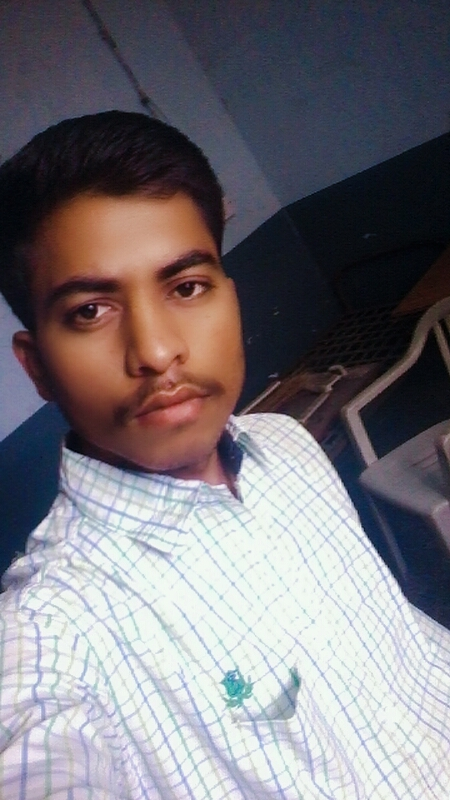
#> input picture face_detection/t2.jpg, 450 x 800 px
$ python mn.py
#> lines starting #> are read from the running program, lines starting #| are printed output that depends on the picture
import cv2
face_cascade = cv2.CascadeClassifier('haarcascade_frontalface_default.xml')
# Read the input image
img = cv2.imread('t2.jpg')
#> img is the input picture: shape (800, 450, 3); mean B, G, R 122.6, 116.9, 121.3
# Convert into grayscale
gray = cv2.cvtColor(img, cv2.COLOR_BGR2GRAY)
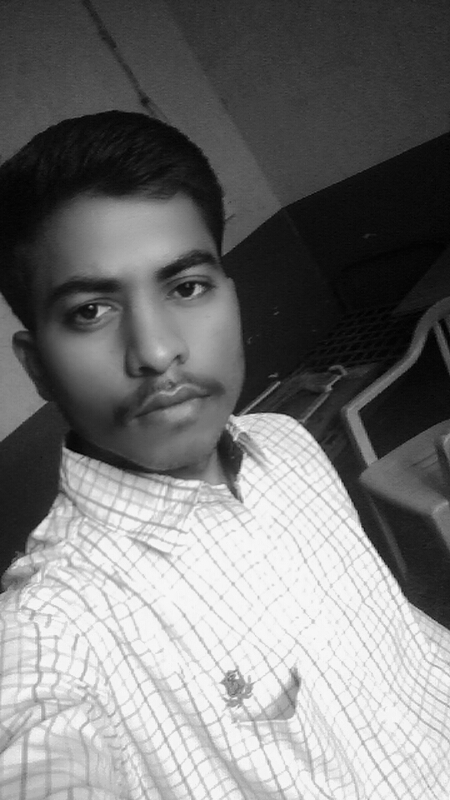
#> gray: shape (800, 450); min 0, max 248, mean 118.9
# Detect faces
faces = face_cascade.detectMultiScale(gray, 1.1, 4)
#> faces = [[24, 201, 238, 238]]
print(len(faces)," faces found")
#| 1  faces found
#> (the run stopped early here; a loop or call above may not have finished)

$ run again, with face_detection/t1.jpg copied over face_detection/t2.jpg
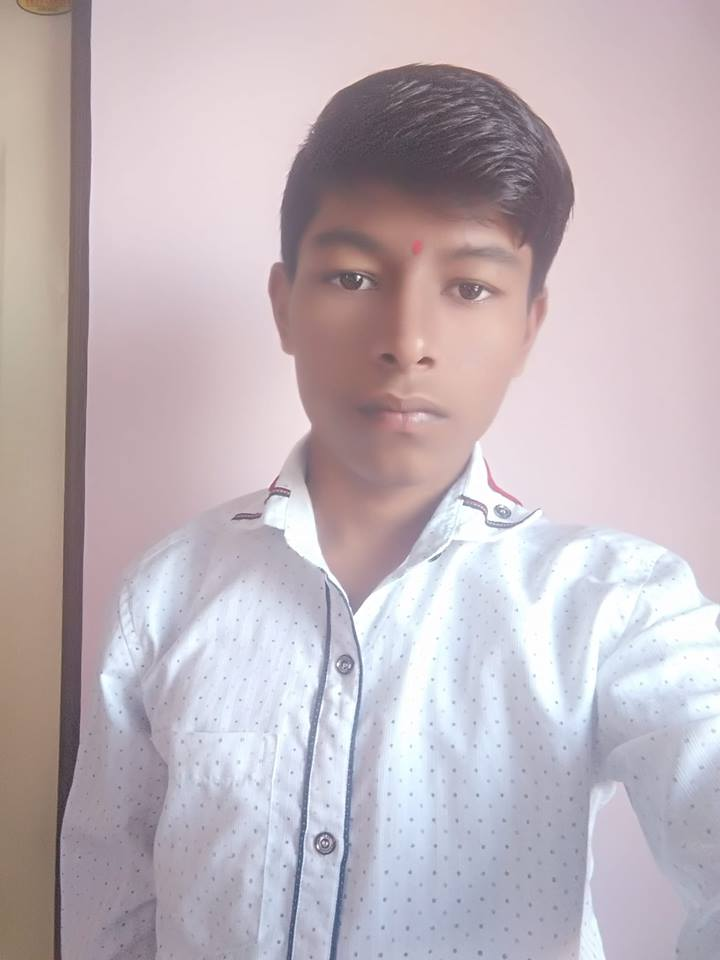
#> input picture face_detection/t1.jpg, 720 x 960 px
#> img is the input picture: shape (960, 720, 3); mean B, G, R 186.5, 180.2, 192.1
#> `gray = cv2.cvtColor(img, cv2.COLOR_BGR2GRAY)`:
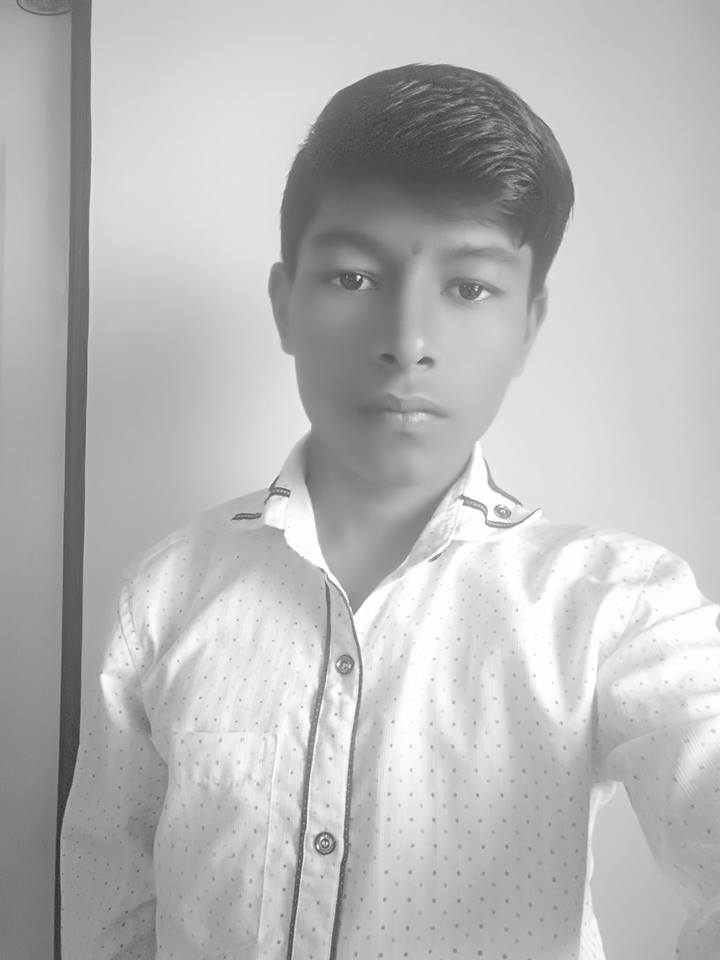
#> gray: shape (960, 720); min 44, max 255, mean 184.5
#> faces = [[596, 540, 108, 108], [261, 171, 298, 298]]
#| 2  faces found

$ run again, with face_detection/t3.jpg copied over face_detection/t2.jpg
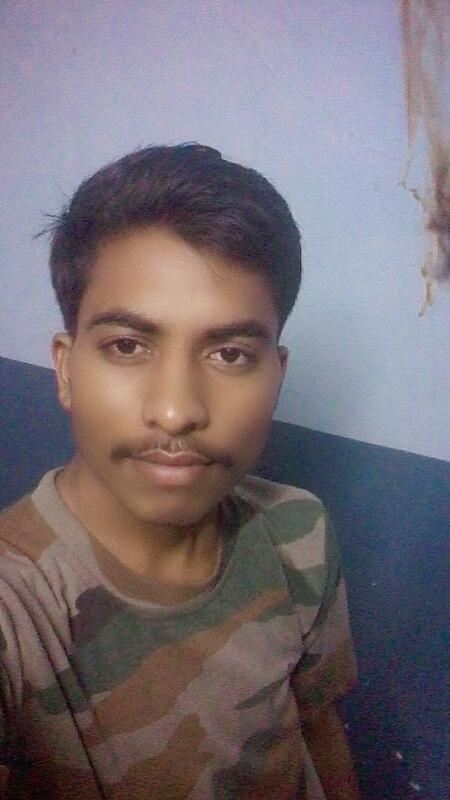
#> input picture face_detection/t3.jpg, 450 x 800 px
#> img is the input picture: shape (800, 450, 3); mean B, G, R 116.4, 109.3, 117.9
#> `gray = cv2.cvtColor(img, cv2.COLOR_BGR2GRAY)`:
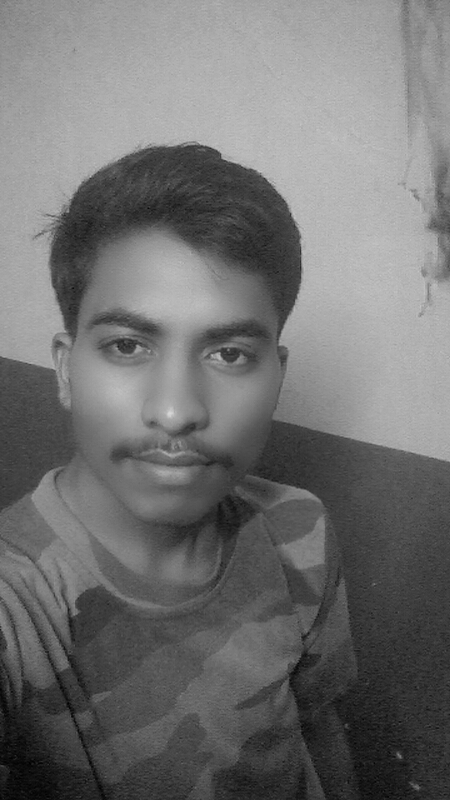
#> gray: shape (800, 450); min 0, max 216, mean 112.7
#> faces = [[48, 248, 256, 256]]
#| 1  faces found
